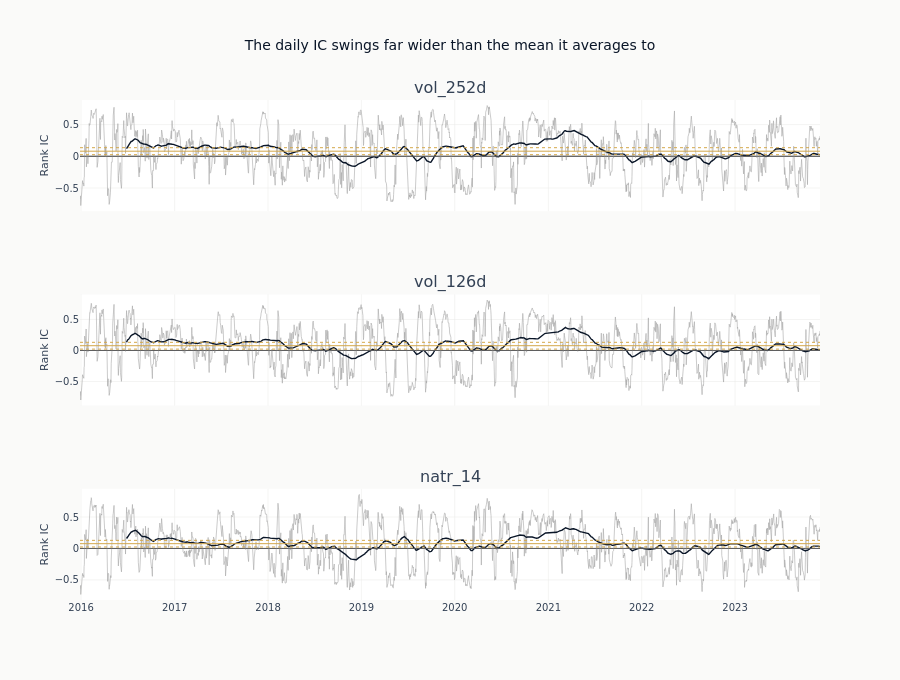

Notebook source saved alongside this figure:
### Markdown cell above
### The series behind the average

Every statistic so far is one number standing for a series, and two things that decide
whether a feature is worth anything are invisible once it has been averaged: an
association that comes from a single episode and is absent around it, and one that
changes direction partway through. So the series is drawn for the three features with
the largest average association, before it is reduced any further. The heavy line is a
six-month moving average, and the dotted pair marks the overlap-aware interval around the
full-sample mean. That interval is narrow enough on this axis to be worth stating: the
swing of the daily series is an order of magnitude wider than any uncertainty about where
its average sits.

### Code cell
LEADING_FOR_SERIES = 3
ROLLING_DAYS = 126
series_features = eval_summary.head(LEADING_FOR_SERIES)["feature"].to_list()

fig = make_subplots(
    rows=len(series_features), cols=1, shared_xaxes=True, subplot_titles=series_features
)
for row, feat in enumerate(series_features, start=1):
    series = ic_timeseries[feat]
    bands = compute_ic_uncertainty(series, horizon=LABEL_HORIZON, ic_col="ic")
    dates = series[DATE_COL].to_list()
    fig.add_trace(
        go.Scatter(
            x=dates,
            y=series["ic"].to_list(),
            mode="lines",
            line=dict(color=GRAY_FILLS["muted"], width=0.6),
            showlegend=False,
        ),
        row=row,
        col=1,
    )
    fig.add_trace(
        go.Scatter(
            x=dates,
            y=series["ic"].rolling_mean(ROLLING_DAYS, min_samples=ROLLING_DAYS).to_list(),
            mode="lines",
            line=dict(color=COLORS["blue"], width=1.4),
            showlegend=False,
        ),
        row=row,
        col=1,
    )
    for value, dash in (
        (bands["mean_ic"], "solid"),
        (bands["ci_hac_lower"], "dot"),
        (bands["ci_hac_upper"], "dot"),
    ):
        fig.add_hline(y=value, line=dict(color=COLORS["amber"], width=1, dash=dash), row=row, col=1)
    fig.add_hline(y=0, line=dict(color=GRAY_FILLS["border"], width=0.8), row=row, col=1)
fig.update_layout(
    template="ml4t",
    height=200 * len(series_features) + 80,
    width=900,
    title_text="The daily IC swings far wider than the mean it averages to",
)
fig.update_yaxes(title_text="Rank IC")
style.show_plotly_with_alt(
    fig,
    "One stacked panel per leading feature, each showing the daily rank IC as a pale noisy "
    "series swinging between about -0.75 and +0.75 and a dark rolling mean that stays within "
    "roughly -0.1 to +0.35. Dashed reference lines mark the full-sample mean, which every "
    "panel's rolling line crosses repeatedly.",
)

### Figure 1 — Plotly figure (JSON) as saved in the notebook; plotly's stock layout.template omitted (floating-point values rounded to 4 significant figures; data arrays with more than 128 entries replaced by an {"elided": "..."} marker saying what was removed)
{"data": [{"line": {"color": "#a8a8a8", "width": 0.6}, "mode": "lines", "showlegend": false, "type": "scatter", "x": {"elided": "1995 str values"}, "xaxis": "x", "y": {"elided": "1995 float values"}, "yaxis": "y"}, {"line": {"color": "#0a1628", "width": 1.4}, "mode": "lines", "showlegend": false, "type": "scatter", "x": {"elided": "1995 str values"}, "xaxis": "x", "y": {"elided": "1995 float values"}, "yaxis": "y"}, {"line": {"color": "#a8a8a8", "width": 0.6}, "mode": "lines", "showlegend": false, "type": "scatter", "x": {"elided": "1995 str values"}, "xaxis": "x2", "y": {"elided": "1995 float values"}, "yaxis": "y2"}, {"line": {"color": "#0a1628", "width": 1.4}, "mode": "lines", "showlegend": false, "type": "scatter", "x": {"elided": "1995 str values"}, "xaxis": "x2", "y": {"elided": "1995 float values"}, "yaxis": "y2"}, {"line": {"color": "#a8a8a8", "width": 0.6}, "mode": "lines", "showlegend": false, "type": "scatter", "x": {"elided": "1995 str values"}, "xaxis": "x3", "y": {"elided": "1995 float values"}, "yaxis": "y3"}, {"line": {"color": "#0a1628", "width": 1.4}, "mode": "lines", "showlegend": false, "type": "scatter", "x": {"elided": "1995 str values"}, "xaxis": "x3", "y": {"elided": "1995 float values"}, "yaxis": "y3"}], "layout": {"annotations": [{"font": {"size": 16}, "showarrow": false, "text": "vol_252d", "x": 0.5, "xanchor": "center", "xref": "paper", "y": 1.0, "yanchor": "bottom", "yref": "paper"}, {"font": {"size": 16}, "showarrow": false, "text": "vol_126d", "x": 0.5, "xanchor": "center", "xref": "paper", "y": 0.6111, "yanchor": "bottom", "yref": "paper"}, {"font": {"size": 16}, "showarrow": false, "text": "natr_14", "x": 0.5, "xanchor": "center", "xref": "paper", "y": 0.2222, "yanchor": "bottom", "yref": "paper"}], "height": 680, "shapes": [{"line": {"color": "#D4A84B", "dash": "solid", "width": 1}, "type": "line", "x0": 0, "x1": 1, "xref": "x domain", "y0": 0.08051, "y1": 0.08051, "yref": "y"}, {"line": {"color": "#D4A84B", "dash": "dot", "width": 1}, "type": "line", "x0": 0, "x1": 1, "xref": "x domain", "y0": 0.02525, "y1": 0.02525, "yref": "y"}, {"line": {"color": "#D4A84B", "dash": "dot", "width": 1}, "type": "line", "x0": 0, "x1": 1, "xref": "x domain", "y0": 0.1358, "y1": 0.1358, "yref": "y"}, {"line": {"color": "#666666", "width": 0.8}, "type": "line", "x0": 0, "x1": 1, "xref": "x domain", "y0": 0, "y1": 0, "yref": "y"}, {"line": {"color": "#D4A84B", "dash": "solid", "width": 1}, "type": "line", "x0": 0, "x1": 1, "xref": "x2 domain", "y0": 0.07683, "y1": 0.07683, "yref": "y2"}, {"line": {"color": "#D4A84B", "dash": "dot", "width": 1}, "type": "line", "x0": 0, "x1": 1, "xref": "x2 domain", "y0": 0.02207, "y1": 0.02207, "yref": "y2"}, {"line": {"color": "#D4A84B", "dash": "dot", "width": 1}, "type": "line", "x0": 0, "x1": 1, "xref": "x2 domain", "y0": 0.1316, "y1": 0.1316, "yref": "y2"}, {"line": {"color": "#666666", "width": 0.8}, "type": "line", "x0": 0, "x1": 1, "xref": "x2 domain", "y0": 0, "y1": 0, "yref": "y2"}, {"line": {"color": "#D4A84B", "dash": "solid", "width": 1}, "type": "line", "x0": 0, "x1": 1, "xref": "x3 domain", "y0": 0.07608, "y1": 0.07608, "yref": "y3"}, {"line": {"color": "#D4A84B", "dash": "dot", "width": 1}, "type": "line", "x0": 0, "x1": 1, "xref": "x3 domain", "y0": 0.02321, "y1": 0.02321, "yref": "y3"}, {"line": {"color": "#D4A84B", "dash": "dot", "width": 1}, "type": "line", "x0": 0, "x1": 1, "xref": "x3 domain", "y0": 0.129, "y1": 0.129, "yref": "y3"}, {"line": {"color": "#666666", "width": 0.8}, "type": "line", "x0": 0, "x1": 1, "xref": "x3 domain", "y0": 0, "y1": 0, "yref": "y3"}], "title": {"text": "The daily IC swings far wider than the mean it averages to"}, "width": 900, "xaxis": {"anchor": "y", "domain": [0.0, 1.0], "matches": "x3", "showticklabels": false}, "xaxis2": {"anchor": "y2", "domain": [0.0, 1.0], "matches": "x3", "showticklabels": false}, "xaxis3": {"anchor": "y3", "domain": [0.0, 1.0]}, "yaxis": {"anchor": "x", "domain": [0.7778, 1.0], "title": {"text": "Rank IC"}}, "yaxis2": {"anchor": "x2", "domain": [0.3889, 0.6111], "title": {"text": "Rank IC"}}, "yaxis3": {"anchor": "x3", "domain": [0.0, 0.2222], "title": {"text": "Rank IC"}}}}
